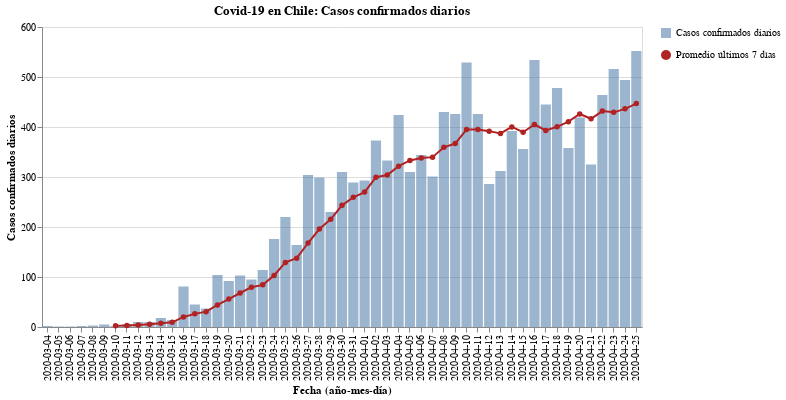

The code cell stored with this chart in its notebook:
### Code cell
#hide_input
bars = alt.Chart(new_cases).mark_bar(opacity=0.7).encode(
    x = alt.X('Dates:N', axis=alt.Axis(title='Fecha (año-mes-día)')),
    y = alt.Y('New_cases:Q', axis=alt.Axis(title='Casos confirmados diarios')),
    tooltip = ['Dates', 'New_cases'],
    opacity=alt.Opacity('Casos confirmados diarios', legend=alt.Legend(title=""))
)

line = alt.Chart(new_cases).mark_line(point={
      "filled": True,
      "fill": "firebrick"
    }, color='firebrick').encode(
    x=alt.X('Dates:N', axis=alt.Axis(title='Fecha (año-mes-día)')),
    y = alt.Y('Rolling:Q'),
    shape=alt.Shape('Promedio últimos 7 días', legend=alt.Legend(title=""))
)

(bars + line).properties(
    title='Covid-19 en Chile: Casos confirmados diarios',
    width=600
)

### Figure 1 — Vega-Lite specification as saved in the notebook (floating-point values rounded to 4 significant figures)
{"config": {"view": {"continuousWidth": 400, "continuousHeight": 300}}, "layer": [{"mark": {"type": "bar", "opacity": 0.7}, "encoding": {"opacity": {"type": "nominal", "field": "Casos confirmados diarios", "legend": {"title": ""}}, "tooltip": [{"type": "nominal", "field": "Dates"}, {"type": "quantitative", "field": "New_cases"}], "x": {"type": "nominal", "axis": {"title": "Fecha (año-mes-día)"}, "field": "Dates"}, "y": {"type": "quantitative", "axis": {"title": "Casos confirmados diarios"}, "field": "New_cases"}}}, {"mark": {"type": "line", "color": "firebrick", "point": {"filled": true, "fill": "firebrick"}}, "encoding": {"shape": {"type": "nominal", "field": "Promedio últimos 7 días", "legend": {"title": ""}}, "x": {"type": "nominal", "axis": {"title": "Fecha (año-mes-día)"}, "field": "Dates"}, "y": {"type": "quantitative", "field": "Rolling"}}}], "data": {"name": "data-a105252e486e9a9233c5db2aa0e36722"}, "title": "Covid-19 en Chile: Casos confirmados diarios", "width": 600, "$schema": "https://vega.github.io/schema/vega-lite/v4.8.1.json", "datasets": {"data-a105252e486e9a9233c5db2aa0e36722": [{"Dates": "2020-03-04", "New_cases": 2, "Rolling": null, "Casos confirmados diarios": "Casos confirmados diarios", "Promedio últimos 7 días": "Promedio últimos 7 días"}, {"Dates": "2020-03-05", "New_cases": 1, "Rolling": null, "Casos confirmados diarios": "Casos confirmados diarios", "Promedio últimos 7 días": "Promedio últimos 7 días"}, {"Dates": "2020-03-06", "New_cases": 1, "Rolling": null, "Casos confirmados diarios": "Casos confirmados diarios", "Promedio últimos 7 días": "Promedio últimos 7 días"}, {"Dates": "2020-03-07", "New_cases": 2, "Rolling": null, "Casos confirmados diarios": "Casos confirmados diarios", "Promedio últimos 7 días": "Promedio últimos 7 días"}, {"Dates": "2020-03-08", "New_cases": 3, "Rolling": null, "Casos confirmados diarios": "Casos confirmados diarios", "Promedio últimos 7 días": "Promedio últimos 7 días"}, {"Dates": "2020-03-09", "New_cases": 5, "Rolling": null, "Casos confirmados diarios": "Casos confirmados diarios", "Promedio últimos 7 días": "Promedio últimos 7 días"}, {"Dates": "2020-03-10", "New_cases": 2, "Rolling": 2.286, "Casos confirmados diarios": "Casos confirmados diarios", "Promedio últimos 7 días": "Promedio últimos 7 días"}, {"Dates": "2020-03-11", "New_cases": 6, "Rolling": 2.857, "Casos confirmados diarios": "Casos confirmados diarios", "Promedio últimos 7 días": "Promedio últimos 7 días"}, {"Dates": "2020-03-12", "New_cases": 10, "Rolling": 4.143, "Casos confirmados diarios": "Casos confirmados diarios", "Promedio últimos 7 días": "Promedio últimos 7 días"}, {"Dates": "2020-03-13", "New_cases": 10, "Rolling": 5.429, "Casos confirmados diarios": "Casos confirmados diarios", "Promedio últimos 7 días": "Promedio últimos 7 días"}, {"Dates": "2020-03-14", "New_cases": 18, "Rolling": 7.714, "Casos confirmados diarios": "Casos confirmados diarios", "Promedio últimos 7 días": "Promedio últimos 7 días"}, {"Dates": "2020-03-15", "New_cases": 14, "Rolling": 9.286, "Casos confirmados diarios": "Casos confirmados diarios", "Promedio últimos 7 días": "Promedio últimos 7 días"}, {"Dates": "2020-03-16", "New_cases": 81, "Rolling": 20.14, "Casos confirmados diarios": "Casos confirmados diarios", "Promedio últimos 7 días": "Promedio últimos 7 días"}, {"Dates": "2020-03-17", "New_cases": 45, "Rolling": 26.29, "Casos confirmados diarios": "Casos confirmados diarios", "Promedio últimos 7 días": "Promedio últimos 7 días"}, {"Dates": "2020-03-18", "New_cases": 37, "Rolling": 30.71, "Casos confirmados diarios": "Casos confirmados diarios", "Promedio últimos 7 días": "Promedio últimos 7 días"}, {"Dates": "2020-03-19", "New_cases": 104, "Rolling": 44.14, "Casos confirmados diarios": "Casos confirmados diarios", "Promedio últimos 7 días": "Promedio últimos 7 días"}, {"Dates": "2020-03-20", "New_cases": 92, "Rolling": 55.86, "Casos confirmados diarios": "Casos confirmados diarios", "Promedio últimos 7 días": "Promedio últimos 7 días"}, {"Dates": "2020-03-21", "New_cases": 103, "Rolling": 68.0, "Casos confirmados diarios": "Casos confirmados diarios", "Promedio últimos 7 días": "Promedio últimos 7 días"}, {"Dates": "2020-03-22", "New_cases": 95, "Rolling": 79.57, "Casos confirmados diarios": "Casos confirmados diarios", "Promedio últimos 7 días": "Promedio últimos 7 días"}, {"Dates": "2020-03-23", "New_cases": 114, "Rolling": 84.29, "Casos confirmados diarios": "Casos confirmados diarios", "Promedio últimos 7 días": "Promedio últimos 7 días"}, {"Dates": "2020-03-24", "New_cases": 176, "Rolling": 103.0, "Casos confirmados diarios": "Casos confirmados diarios", "Promedio últimos 7 días": "Promedio últimos 7 días"}, {"Dates": "2020-03-25", "New_cases": 220, "Rolling": 129.1, "Casos confirmados diarios": "Casos confirmados diarios", "Promedio últimos 7 días": "Promedio últimos 7 días"}, {"Dates": "2020-03-26", "New_cases": 164, "Rolling": 137.7, "Casos confirmados diarios": "Casos confirmados diarios", "Promedio últimos 7 días": "Promedio últimos 7 días"}, {"Dates": "2020-03-27", "New_cases": 304, "Rolling": 168.0, "Casos confirmados diarios": "Casos confirmados diarios", "Promedio últimos 7 días": "Promedio últimos 7 días"}, {"Dates": "2020-03-28", "New_cases": 299, "Rolling": 196.0, "Casos confirmados diarios": "Casos confirmados diarios", "Promedio últimos 7 días": "Promedio últimos 7 días"}, {"Dates": "2020-03-29", "New_cases": 230, "Rolling": 215.3, "Casos confirmados diarios": "Casos confirmados diarios", "Promedio últimos 7 días": "Promedio últimos 7 días"}, {"Dates": "2020-03-30", "New_cases": 310, "Rolling": 243.3, "Casos confirmados diarios": "Casos confirmados diarios", "Promedio últimos 7 días": "Promedio últimos 7 días"}, {"Dates": "2020-03-31", "New_cases": 289, "Rolling": 259.4, "Casos confirmados diarios": "Casos confirmados diarios", "Promedio últimos 7 días": "Promedio últimos 7 días"}, {"Dates": "2020-04-01", "New_cases": 293, "Rolling": 269.9, "Casos confirmados diarios": "Casos confirmados diarios", "Promedio últimos 7 días": "Promedio últimos 7 días"}, {"Dates": "2020-04-02", "New_cases": 373, "Rolling": 299.7, "Casos confirmados diarios": "Casos confirmados diarios", "Promedio últimos 7 días": "Promedio últimos 7 días"}, {"Dates": "2020-04-03", "New_cases": 333, "Rolling": 303.9, "Casos confirmados diarios": "Casos confirmados diarios", "Promedio últimos 7 días": "Promedio últimos 7 días"}, {"Dates": "2020-04-04", "New_cases": 424, "Rolling": 321.7, "Casos confirmados diarios": "Casos confirmados diarios", "Promedio últimos 7 días": "Promedio últimos 7 días"}, {"Dates": "2020-04-05", "New_cases": 310, "Rolling": 333.1, "Casos confirmados diarios": "Casos confirmados diarios", "Promedio últimos 7 días": "Promedio últimos 7 días"}, {"Dates": "2020-04-06", "New_cases": 344, "Rolling": 338.0, "Casos confirmados diarios": "Casos confirmados diarios", "Promedio últimos 7 días": "Promedio últimos 7 días"}, {"Dates": "2020-04-07", "New_cases": 301, "Rolling": 339.7, "Casos confirmados diarios": "Casos confirmados diarios", "Promedio últimos 7 días": "Promedio últimos 7 días"}, {"Dates": "2020-04-08", "New_cases": 430, "Rolling": 359.3, "Casos confirmados diarios": "Casos confirmados diarios", "Promedio últimos 7 días": "Promedio últimos 7 días"}, {"Dates": "2020-04-09", "New_cases": 426, "Rolling": 366.9, "Casos confirmados diarios": "Casos confirmados diarios", "Promedio últimos 7 días": "Promedio últimos 7 días"}, {"Dates": "2020-04-10", "New_cases": 529, "Rolling": 394.9, "Casos confirmados diarios": "Casos confirmados diarios", "Promedio últimos 7 días": "Promedio últimos 7 días"}, {"Dates": "2020-04-11", "New_cases": 426, "Rolling": 395.1, "Casos confirmados diarios": "Casos confirmados diarios", "Promedio últimos 7 días": "Promedio últimos 7 días"}, {"Dates": "2020-04-12", "New_cases": 286, "Rolling": 391.7, "Casos confirmados diarios": "Casos confirmados diarios", "Promedio últimos 7 días": "Promedio últimos 7 días"}, {"Dates": "2020-04-13", "New_cases": 312, "Rolling": 387.1, "Casos confirmados diarios": "Casos confirmados diarios", "Promedio últimos 7 días": "Promedio últimos 7 días"}, {"Dates": "2020-04-14", "New_cases": 392, "Rolling": 400.1, "Casos confirmados diarios": "Casos confirmados diarios", "Promedio últimos 7 días": "Promedio últimos 7 días"}, {"Dates": "2020-04-15", "New_cases": 356, "Rolling": 389.6, "Casos confirmados diarios": "Casos confirmados diarios", "Promedio últimos 7 días": "Promedio últimos 7 días"}, {"Dates": "2020-04-16", "New_cases": 534, "Rolling": 405.0, "Casos confirmados diarios": "Casos confirmados diarios", "Promedio últimos 7 días": "Promedio últimos 7 días"}, {"Dates": "2020-04-17", "New_cases": 445, "Rolling": 393.0, "Casos confirmados diarios": "Casos confirmados diarios", "Promedio últimos 7 días": "Promedio últimos 7 días"}, {"Dates": "2020-04-18", "New_cases": 478, "Rolling": 400.4, "Casos confirmados diarios": "Casos confirmados diarios", "Promedio últimos 7 días": "Promedio últimos 7 días"}, {"Dates": "2020-04-19", "New_cases": 358, "Rolling": 410.7, "Casos confirmados diarios": "Casos confirmados diarios", "Promedio últimos 7 días": "Promedio últimos 7 días"}, {"Dates": "2020-04-20", "New_cases": 419, "Rolling": 426.0, "Casos confirmados diarios": "Casos confirmados diarios", "Promedio últimos 7 días": "Promedio últimos 7 días"}, {"Dates": "2020-04-21", "New_cases": 325, "Rolling": 416.4, "Casos confirmados diarios": "Casos confirmados diarios", "Promedio últimos 7 días": "Promedio últimos 7 días"}, {"Dates": "2020-04-22", "New_cases": 464, "Rolling": 431.9, "Casos confirmados diarios": "Casos confirmados diarios", "Promedio últimos 7 días": "Promedio últimos 7 días"}, {"Dates": "2020-04-23", "New_cases": 516, "Rolling": 429.3, "Casos confirmados diarios": "Casos confirmados diarios", "Promedio últimos 7 días": "Promedio últimos 7 días"}, {"Dates": "2020-04-24", "New_cases": 494, "Rolling": 436.3, "Casos confirmados diarios": "Casos confirmados diarios", "Promedio últimos 7 días": "Promedio últimos 7 días"}, {"Dates": "2020-04-25", "New_cases": 552, "Rolling": 446.9, "Casos confirmados diarios": "Casos confirmados diarios", "Promedio últimos 7 días": "Promedio últimos 7 días"}]}}
